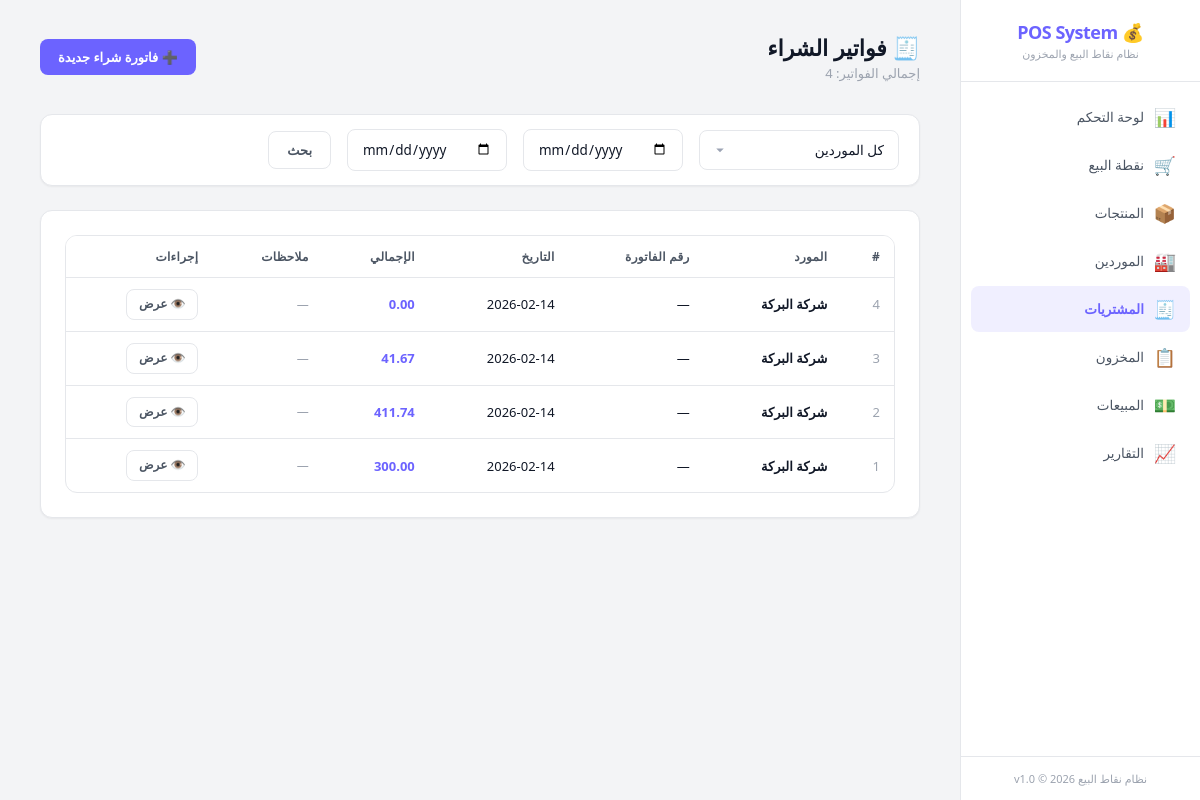
Screenshot of /?page=purchases with the database file from the repository.
### tables this page shows
CREATE TABLE purchase_invoices (
    id INTEGER PRIMARY KEY AUTOINCREMENT,
    supplier_id INTEGER NOT NULL,
    invoice_number TEXT DEFAULT NULL,
    date TEXT NOT NULL DEFAULT (date('now', 'localtime')),
    total REAL NOT NULL DEFAULT 0,
    notes TEXT DEFAULT NULL,
    created_at TEXT NOT NULL DEFAULT (datetime('now', 'localtime')), discount REAL NOT NULL DEFAULT 0,
    FOREIGN KEY (supplier_id) REFERENCES suppliers(id) ON DELETE RESTRICT
);

CREATE TABLE suppliers (
    id INTEGER PRIMARY KEY AUTOINCREMENT,
    name TEXT NOT NULL,
    phone TEXT DEFAULT NULL,
    address TEXT DEFAULT NULL,
    notes TEXT DEFAULT NULL,
    is_active INTEGER NOT NULL DEFAULT 1,
    created_at TEXT NOT NULL DEFAULT (datetime('now', 'localtime')),
    updated_at TEXT NOT NULL DEFAULT (datetime('now', 'localtime'))
);

### www/app/controllers/PurchaseController.php (called while the page is built, shortened)
<?php
class PurchaseController {
    private $purchaseService;
    public function __construct() {
        $this->purchaseService = new PurchaseService();
    }
    public function index() {
        $supplierId = $_GET['supplier_id'] ?? '';
        $dateFrom = $_GET['date_from'] ?? '';
        $dateTo = $_GET['date_to'] ?? '';
        $invoices = $this->purchaseService->getAll($supplierId, $dateFrom, $dateTo);
        include APP_PATH . '/views/layout/header.php';
        include APP_PATH . '/views/purchases/index.php';
        include APP_PATH . '/views/layout/footer.php';
    }
}

### www/app/config/database.php (called while the page is built, shortened)
<?php
class Database {
    private static $instance = null;
    private $pdo;
    private function __construct() {
        $this->dbPath = __DIR__ . '/../../data/pos_system.db';
        try {
            $this->pdo = new PDO('sqlite:' . $this->dbPath);
            $this->pdo->setAttribute(PDO::ATTR_ERRMODE, PDO::ERRMODE_EXCEPTION);
            $this->pdo->setAttribute(PDO::ATTR_DEFAULT_FETCH_MODE, PDO::FETCH_ASSOC);
            $this->pdo->exec('PRAGMA journal_mode = WAL');
            $this->pdo->exec('PRAGMA foreign_keys = ON');
            $this->pdo->exec('PRAGMA busy_timeout = 5000');
            $this->pdo->exec('PRAGMA synchronous = NORMAL');
            $this->pdo->exec('PRAGMA cache_size = -8000');
            $this->pdo->exec('PRAGMA temp_store = MEMORY');
        } catch (PDOException $e) {
            die('Database connection failed: ' . $e->getMessage());
        }
    }
    public static function getInstance() {
        if (self::$instance === null) {
            self::$instance = new self();
        }
        return self::$instance;
    }
    public function getConnection() {
        return $this->pdo;
    }
    public function migrate() {
        $migrationsDir = __DIR__ . '/../database/migrations/';
        $migrationFiles = glob($migrationsDir . '*.sql');
        sort($migrationFiles);
        foreach ($migrationFiles as $file) {
            $sql = file_get_contents($file);
            try {
                $this->pdo->exec($sql);
            } catch (PDOException $e) {
                if (strpos($e->getMessage(), 'already exists') === false &&
                    strpos($e->getMessage(), 'UNIQUE constraint') === false) {
                    error_log('Migration error in ' . basename($file) . ': ' . $e->getMessage());
                }
            }
        }
    }
}

### www/app/services/PurchaseService.php (called while the page is built, shortened)
<?php
class PurchaseService {
    private $purchaseRepo;
    public function __construct() {
        $this->purchaseRepo = new PurchaseRepository();
    }
    public function getAll($supplierId = '', $dateFrom = '', $dateTo = '') {
        return $this->purchaseRepo->getAll($supplierId, $dateFrom, $dateTo);
    }
}

### www/app/repositories/PurchaseRepository.php (called while the page is built, shortened)
<?php
class PurchaseRepository {
    private $db;
    public function __construct() {
        $this->db = Database::getInstance()->getConnection();
    }
    public function getAll($supplierId = '', $dateFrom = '', $dateTo = '') {
        $sql = "SELECT pi.*, s.name as supplier_name
                FROM purchase_invoices pi
                LEFT JOIN suppliers s ON pi.supplier_id = s.id
                WHERE 1=1";
        $params = [];
        $sql .= " ORDER BY pi.date DESC, pi.id DESC";
        $stmt = $this->db->prepare($sql);
        $stmt->execute($params);
        return $stmt->fetchAll();
    }
}

### www/app/views/purchases/index.php (the view, shortened to what this page needs)
<div class="page-header">
    <div>
        <h1>🧾 فواتير الشراء</h1>
        <p class="subtitle">إجمالي الفواتير: <?= count($invoices) ?></p>
    </div>
    <a href="?page=purchases&action=create" class="btn btn-primary">➕ فاتورة شراء جديدة</a>
</div>
<div class="card" style="padding:14px 20px;">
    <form class="d-flex align-center gap-2" method="GET">
        <select name="supplier_id" class="form-control" style="width:200px;">
            <option value="">كل الموردين</option>
        </select>
        <input type="date" name="date_from" class="form-control" style="width:160px;" value="<?= $_GET['date_from'] ?? '' ?>" placeholder="من">
        <input type="date" name="date_to" class="form-control" style="width:160px;" value="<?= $_GET['date_to'] ?? '' ?>" placeholder="إلى">
        <button type="submit" class="btn btn-outline">بحث</button>
    </form>
</div>
<div class="card">
    <?php if (!empty($invoices)): ?>
    <div class="table-wrapper">
        <table>
            <thead>
                <tr>
                    <th>#</th>
                    <th>المورد</th>
                    <th>رقم الفاتورة</th>
                    <th>التاريخ</th>
                    <th>الإجمالي</th>
                    <th>ملاحظات</th>
                    <th>إجراءات</th>
                </tr>
            </thead>
            <tbody>
                <?php foreach ($invoices as $inv): ?>
                <tr>
                    <td class="text-muted"><?= $inv['id'] ?></td>
                    <td class="fw-bold"><?= htmlspecialchars($inv['supplier_name']) ?></td>
                    <td><?= $inv['invoice_number'] ?: '—' ?></td>
                    <td><?= $inv['date'] ?></td>
                    <td class="fw-bold text-accent"><?= number_format($inv['total'], 2) ?></td>
                    <td class="text-muted fs-sm"><?= $inv['notes'] ? htmlspecialchars(mb_substr($inv['notes'], 0, 40)) : '—' ?></td>
                    <td>
                        <a href="?page=purchases&action=view&id=<?= $inv['id'] ?>" class="btn btn-sm btn-outline">👁️ عرض</a>
                    </td>
                </tr>
                <?php endforeach; ?>
            </tbody>
        </table>
    </div>
    <?php endif; ?>
</div>

### www/public/css/main.css (style rules this page uses)
:root { --bg-primary: #f3f4f6; --bg-secondary: #ffffff; --bg-card: #ffffff; --bg-card-hover: #f9fafb; --bg-input: #ffffff; --border-color: #e5e7eb; --border-focus: #6c63ff; --text-primary: #111827; --text-secondary: #4b5563; --text-muted: #9ca3af; --accent: #6c63ff; --accent-hover: #5a52e0; --accent-light: rgba(108, 99, 255, 0.1); --success: #16a34a; --success-bg: #dcfce7; --warning: #d97706; --warning-bg: #fef3c7; --danger: #dc2626; --danger-bg: #fee2e2; --info: #2563eb; --info-bg: #dbeafe; --shadow: 0 4px 6px -1px rgba(0, 0, 0, 0.1), 0 2px 4px -1px rgba(0, 0, 0, 0.06); --shadow-sm: 0 1px 2px 0 rgba(0, 0, 0, 0.05); --radius: 12px; --radius-sm: 8px; --radius-lg: 16px; --sidebar-width: 240px; --transition: all 0.2s ease; --font: 'Segoe UI', 'Cairo', Tahoma, sans-serif; }
*, *::before, *::after { box-sizing: border-box; margin: 0; padding: 0; }
html, body { height: 100%; font-family: var(--font); font-size: 14px; background: var(--bg-primary); color: var(--text-primary); direction: rtl; overflow: hidden; }
a { color: var(--accent); text-decoration: none; }
.page-header { display: flex; align-items: center; justify-content: space-between; margin-bottom: 32px; flex-wrap: wrap; gap: 16px; }
.page-header h1 { font-size: 22px; font-weight: 700; color: var(--text-primary); }
.page-header .subtitle { font-size: 13px; color: var(--text-muted); margin-top: 2px; }
.card { background: var(--bg-card); border: 1px solid var(--border-color); border-radius: var(--radius); padding: 24px; margin-bottom: 24px; box-shadow: var(--shadow-sm); }
.btn { display: inline-flex; align-items: center; justify-content: center; gap: 6px; padding: 9px 18px; border: none; border-radius: var(--radius-sm); font-size: 13px; font-weight: 600; font-family: var(--font); cursor: pointer; transition: var(--transition); white-space: nowrap; line-height: 1.4; }
.btn-primary { background: var(--accent); color: #fff; }
.btn-outline { background: transparent; border: 1px solid var(--border-color); color: var(--text-secondary); }
.btn-sm { padding: 6px 12px; font-size: 12px; }
.form-control { width: 100%; padding: 10px 14px; background: var(--bg-input); border: 1px solid var(--border-color); border-radius: var(--radius-sm); color: var(--text-primary); font-size: 13.5px; font-family: var(--font); transition: var(--transition); outline: none; }
.form-control::placeholder { color: var(--text-muted); }
select.form-control { appearance: none; background-repeat: no-repeat; background-position: 14px center; padding-left: 32px; }
.table-wrapper { overflow-x: auto; border-radius: var(--radius); border: 1px solid var(--border-color); }
table { width: 100%; border-collapse: collapse; font-size: 13px; }
thead { background: var(--bg-secondary); }
th { padding: 12px 14px; text-align: right; font-weight: 600; color: var(--text-secondary); font-size: 12px; text-transform: uppercase; letter-spacing: 0.3px; border-bottom: 1px solid var(--border-color); white-space: nowrap; }
td { padding: 11px 14px; border-bottom: 1px solid var(--border-color); color: var(--text-primary); }
tbody tr:last-child td { border-bottom: none; }
.text-muted { color: var(--text-muted); }
.text-accent { color: var(--accent); }
.fw-bold { font-weight: 700; }
.fs-sm { font-size: 12px; }
.d-flex { display: flex; }
.align-center { align-items: center; }
.gap-2 { gap: 16px; }

### rows the page displays
purchase_invoices: id "4", supplier.name "شركة البركة", invoice_number "—", date "2026-02-14", total "0.00"
purchase_invoices: id "3", supplier.name "شركة البركة", invoice_number "—", date "2026-02-14", total "41.67"
purchase_invoices: id "2", supplier.name "شركة البركة", invoice_number "—", date "2026-02-14", total "411.74"
purchase_invoices: id "1", supplier.name "شركة البركة", invoice_number "—", date "2026-02-14", total "300.00"

### other values shown
count($invoices) "4"
